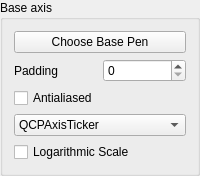
                                                            <widget class="QGroupBox" name="groupBox_2">
                                                                <property name="title">
                                                                    <string>Base axis</string>
                                                                </property>
                                                                <layout class="QGridLayout" name="gridLayout_31">
                                                                    <item row="4" column="0">
                                                                        <widget class="QCheckBox" name="checkBox_yAxis_setLogarithmicScale">
                                                                            <property name="text">
                                                                                <string>Logarithmic Scale</string>
                                                                            </property>
                                                                        </widget>
                                                                    </item>
                                                                    <item row="1" column="0">
                                                                        <layout class="QHBoxLayout" name="horizontalLayout_34">
                                                                            <item>
                                                                                <widget class="QLabel" name="label_34">
                                                                                    <property name="text">
                                                                                        <string>Padding</string>
                                                                                    </property>
                                                                                </widget>
                                                                            </item>
                                                                            <item>
                                                                                <widget class="QSpinBox" name="spinBox_yAxis_setPadding"/>
                                                                            </item>
                                                                        </layout>
                                                                    </item>
                                                                    <item row="0" column="0">
                                                                        <widget class="QPushButton" name="pushButton_yAxis_setBasePen">
                                                                            <property name="text">
                                                                                <string>Choose Base Pen</string>
                                                                            </property>
                                                                        </widget>
                                                                    </item>
                                                                    <item row="3" column="0">
                                                                        <widget class="QComboBox" name="comboBox_yAxis_setTicker">
                                                                            <item>
                                                                                <property name="text">
                                                                                    <string>QCPAxisTicker</string>
                                                                                </property>
                                                                            </item>
                                                                            <item>
                                                                                <property name="text">
                                                                                    <string>QCPAxisTickerPi</string>
                                                                                </property>
                                                                            </item>
                                                                            <item>
                                                                                <property name="text">
                                                                                    <string>QCPAxisTickerDateTime</string>
                                                                                </property>
                                                                            </item>
                                                                            <item>
                                                                                <property name="text">
                                                                                    <string>QCPAxisTickerFixed</string>
                                                                                </property>
                                                                            </item>
                                                                            <item>
                                                                                <property name="text">
                                                                                    <string>QCPAxisTickerLog</string>
                                                                                </property>
                                                                            </item>
                                                                            <item>
                                                                                <property name="text">
                                                                                    <string>QCPAxisTickerText</string>
                                                                                </property>
                                                                            </item>
                                                                            <item>
                                                                                <property name="text">
                                                                                    <string>QCPAxisTickerTime</string>
                                                                                </property>
                                                                            </item>
                                                                        </widget>
                                                                    </item>
                                                                    <item row="2" column="0">
                                                                        <widget class="QCheckBox" name="checkBox_yAxis_setAntialiased">
                                                                            <property name="text">
                                                                                <string>Antialiased</string>
                                                                            </property>
                                                                        </widget>
                                                                    </item>
                                                                </layout>
                                                            </widget>
